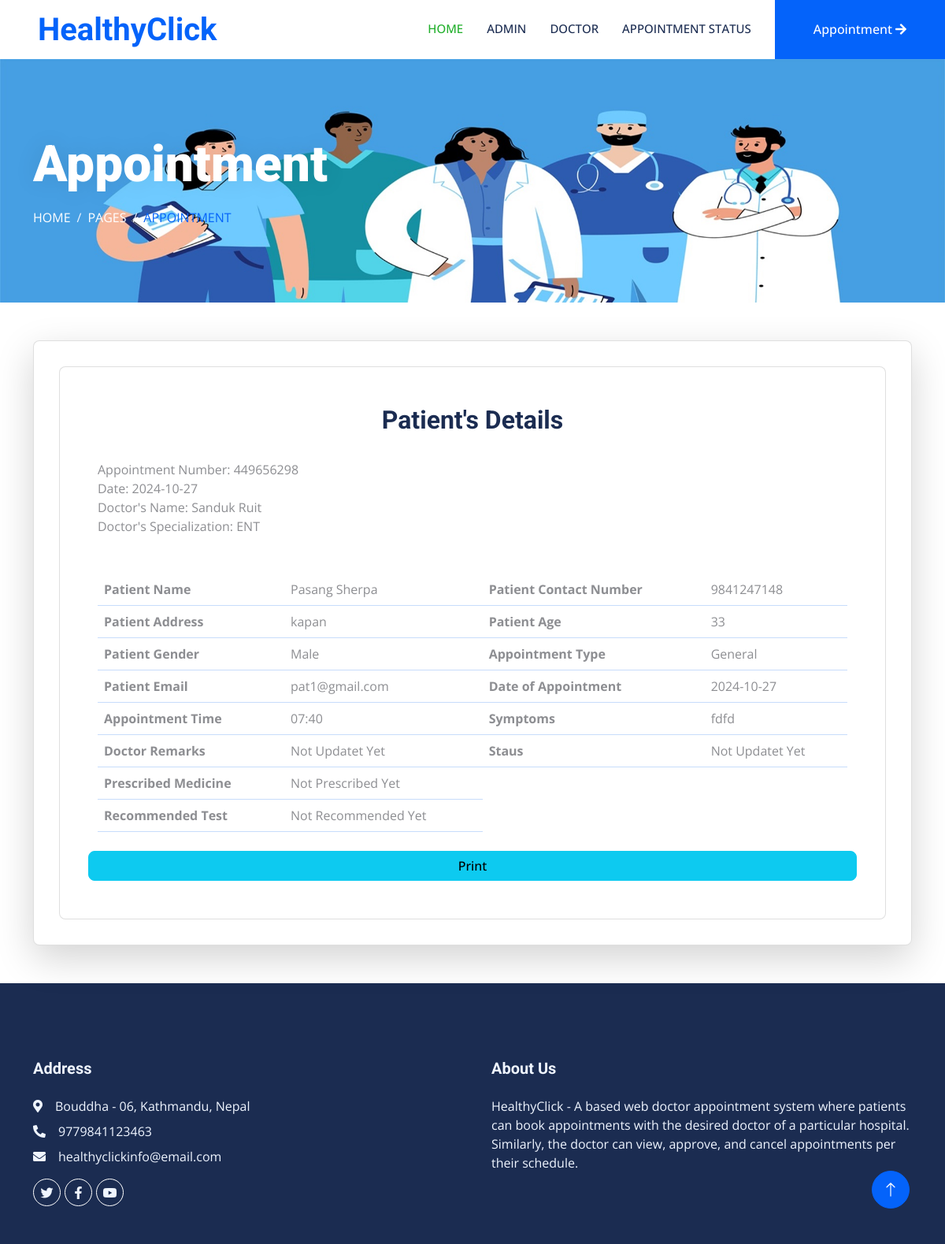
The app's page /ViewAppointmentDetails/64/ with its own data.
### dasapp/models.py (models this page shows, shortened)
class Appointment(models.Model):
    appointmentnumber = models.IntegerField(default=0)
    fullname = models.CharField(max_length=250)
    mobilenumber = models.CharField(max_length=11)
    email = models.EmailField(max_length=100)
    address = models.CharField(max_length=200)
    age = models.IntegerField(default=0)
    gender = models.CharField(max_length=100)
    appointmenttype = models.CharField(max_length=100)
    date_of_appointment = models.CharField(max_length=250)
    time_of_appointment = models.CharField(max_length=250)
    doctor_id = models.ForeignKey(DoctorReg, on_delete=models.CASCADE)
    additional_msg = models.TextField(blank=True)
    remark = models.CharField(max_length=250, default=0)
    status = models.CharField(default=0, max_length=200)
    prescription = models.TextField(blank=True, default=0)
    recommendedtest = models.TextField(blank=True, default=0)
    created_at = models.DateTimeField(auto_now_add=True)
    updated_at = models.DateTimeField(auto_now=True)

class DoctorReg(models.Model):
    admin = models.OneToOneField(CustomUser, on_delete=models.CASCADE, null=True, blank=True)
    mobilenumber = models.CharField(max_length=11)
    specialization_id = models.ForeignKey(Specialization, on_delete=models.CASCADE)
    regdate_at = models.DateTimeField(auto_now_add=True)
    updated_at = models.DateTimeField(auto_now=True)

class CustomUser(AbstractUser):
    USER = {
        (1, "admin"),
        (2, "doc"),
    }
    user_type = models.CharField(choices=USER, max_length=50, default=1)
    profile_pic = models.ImageField(upload_to="profile_pics/", blank=True, null=True)

class Specialization(models.Model):
    sname = models.CharField(max_length=200)
    created_at = models.DateTimeField(auto_now_add=True)
    updated_at = models.DateTimeField(auto_now=True)

class Page(models.Model):
    pagetitle = models.CharField(max_length=250)
    address = models.CharField(max_length=250)
    aboutus = models.TextField()
    email = models.EmailField(max_length=200)
    mobilenumber = models.IntegerField(default=0)
    created_at = models.DateTimeField(auto_now_add=True)
    updated_at = models.DateTimeField(auto_now=True)

### docappsystem/userviews.py (the view)
def View_Appointment_Details(request, id):
    page = Page.objects.all()
    specialization = Specialization.objects.all()
    patientdetails = Appointment.objects.filter(id=id).select_related('doctor_id')  # Use select_related for optimization
    context = {
        'patientdetails': patientdetails,
        'page': page,
        'id': id,
    }
    return render(request, 'user_appointment-details.html', context)

### templates/user_appointment-details.html (shortened to what this page needs)
{% extends 'userbase.html' %}
{% load static %}
{% block content %}
<div class="container-fluid page-header py-5 mb-5 wow fadeIn" data-wow-delay="0.1s">
    <div class="container py-5">
        <h1 class="display-3 text-white mb-3 animated slideInDown">Appointment</h1>
        <nav aria-label="breadcrumb animated slideInDown">
            <ol class="breadcrumb text-uppercase mb-0">
                <li class="breadcrumb-item"><a class="text-white" href="#">Home</a></li>
                <li class="breadcrumb-item"><a class="text-white" href="#">Pages</a></li>
                <li class="breadcrumb-item text-primary active" aria-current="page">Appointment</li>
            </ol>
        </nav>
    </div>
</div>
<div class="container-xxl py-10">
    <div class="container">
        <div class="row">
            <div class="col-sm-12">
            <div class="card card-table p-3 shadow-lg">
            <div class="card-body">
            <div class="table-responsive card p-5">
                {% for i in patientdetails %}
                <h2><center>Patient's Details</center></h2>
                <br>Appointment Number: {{i.appointmentnumber}}<br>
                    Date: {{i.date_of_appointment}}<br>
                    Doctor's Name: {{ i.doctor_id.admin.first_name }} {{ i.doctor_id.admin.last_name }}<br>
                    Doctor's Specialization: {{ i.doctor_id.specialization_id.sname }}<br>
                <br>
                <br>
                <table class="table table-hover table-center mb-0 datatable">
                    <tr>
                          <th>Patient Name</th>
                          <td>{{i.fullname}}</td>
                          <th>Patient Contact Number</th>
                          <td>{{i.mobilenumber}}</td>
                    </tr>
                    <tr>
                        <th>Patient Address</th>
                        <td>{{i.address}}</td>
                        <th>Patient Age</th>
                        <td>{{i.age}}</td>
                      </tr>
                      <tr>
                        <th>Patient Gender</th>
                        <td>{{i.gender}}</td>
                        <th>Appointment Type</th>
                        <td>{{i.appointmenttype}}</td>
                      </tr>
                    <tr>
                          <th>Patient Email</th>
                          <td>{{i.email}}</td>
                          <th>Date of Appointment</th>
                          <td>{{i.date_of_appointment}}</td>
                    </tr>
                    <tr>
                        <th>Appointment Time</th>
                        <td>{{i.time_of_appointment}}</td>
                        <th>Symptoms</th>
                        <td>{{i.additional_msg}}</td>
                    </tr>
                    <tr>
                        {% if i.status == '0' %}
                        <th>Doctor Remarks</th>
                        <td>Not Updatet Yet</td>
                        {% else %}
                      <tr>
                          <th>Doctor Remarks</th>
                          <td>{{ i.remark}}</td>{% endif %}
                            {% if i.status == '0' %}
                            <th>Staus</th>
                            <td>Not Updatet Yet</td>
                            {% else %}
                            <th>Status</th>
                            <td>{{ i.status}}</td> {% endif %}
                            </tr>
                            <tr>
                                {% if i.status == 'Completed' %}
                                <th>Prescribed Medicine</th>
                                <td>{{ i.prescription}}</td>
                                {% else %}
                                <th>Prescribed Medicine</th>
                                <td>Not Prescribed Yet</td> {% endif %}
                                </tr>
                                <tr>
                                  {% if i.status == 'Completed' %}
                                  <th>Recommended Test</th>
                                  <td>{{ i.recommendedtest}}</td>
                                  {% else %}
                                  <th>Recommended Test</th>
                                  <td>Not Recommended Yet</td> {% endif %}
                                </tr>
                  </table>
                  <br>
                  <div class="row">
                    <a class="btn btn-info" href="{% url 'pdf_view' id %}">Print</a>
                  </div>
                  {% endfor %}
            </div>
            </div>
            </div>
            </div>
            </div>
    </div>
</div>
{% endblock %}

### templates/userincludes/footer.html
{% load static %}
<div class="container-fluid bg-dark text-light footer mt-5 pt-5 wow fadeIn" data-wow-delay="0.1s">
    <div class="container py-5">
        <div class="row g-5">
            <div class="col-lg-6 col-md-6">
                <h5 class="text-light mb-4">Address</h5>
                {% for i in page %}
                <p class="mb-2"><i class="fa fa-map-marker-alt me-3"></i>{{i.address}}</p>
                <p class="mb-2"><i class="fa fa-phone-alt me-3"></i>{{i.mobilenumber}}</p>
                <p class="mb-2"><i class="fa fa-envelope me-3"></i>{{i.email}}</p>{% endfor %}
                <div class="d-flex pt-2">
                    <a class="btn btn-outline-light btn-social rounded-circle" href=""><i class="fab fa-twitter"></i></a>
                    <a class="btn btn-outline-light btn-social rounded-circle" href=""><i class="fab fa-facebook-f"></i></a>
                    <a class="btn btn-outline-light btn-social rounded-circle" href=""><i class="fab fa-youtube"></i></a>
                </div>
            </div>
            <div class="col-lg-6 col-md-6">
                <h5 class="text-light mb-4">About Us</h5>
                {% for i in page %}
                {{ i.aboutus }}{% endfor %}
            </div>
        </div>
    </div>
</div>
<a href="#" class="btn btn-lg btn-primary btn-lg-square rounded-circle back-to-top"><i class="bi bi-arrow-up"></i></a>

### static/css/style.css (style rules this page uses)
:root { --primary: #21af2b; --light: #EFF5FF; --dark: #1B2C51; }
.back-to-top { position: fixed; display: none; right: 45px; bottom: 45px; z-index: 99; }
.btn { font-weight: 500; transition: .5s; }
.btn.btn-primary, .btn.btn-secondary { color: #FFFFFF; }
.btn-lg-square { width: 48px; height: 48px; }
.btn-square, .btn-sm-square, .btn-lg-square { padding: 0; display: flex; align-items: center; justify-content: center; font-weight: normal; }
.page-header { background: url(../img/header-page.jpg) top center no-repeat; background-size: cover; text-shadow: 0 0 30px rgba(0, 0, 0, .1); }
.breadcrumb-item + .breadcrumb-item::before { color: var(--light); }
.footer .btn.btn-social { margin-right: 5px; width: 35px; height: 35px; display: flex; align-items: center; justify-content: center; color: var(--light); border: 1px solid #FFFFFF; transition: .3s; }

### records on screen
Appointment: appointmentnumber "449656298", date_of_appointment "2024-10-27", doctor_id.admin.first_name "Sanduk", doctor_id.admin.last_name "Ruit", doctor_id.specialization_id.sname "ENT", fullname "Pasang Sherpa", mobilenumber "9841247148", address "kapan", age "33", gender "Male", appointmenttype "General", email "pat1@gmail.com", time_of_appointment "07:40", additional_msg "fdfd", status "Doctor Remarks"
Page: address "Bouddha - 06, Kathmandu, Nepal", mobilenumber "9779841123463", email "healthyclickinfo@email.com", aboutus "HealthyClick - A based web doctor appointment system where patients can book appointments with the desired doctor of a particular hospital. Similarly, the doctor can view, approve, and cancel appointments per their schedule."
